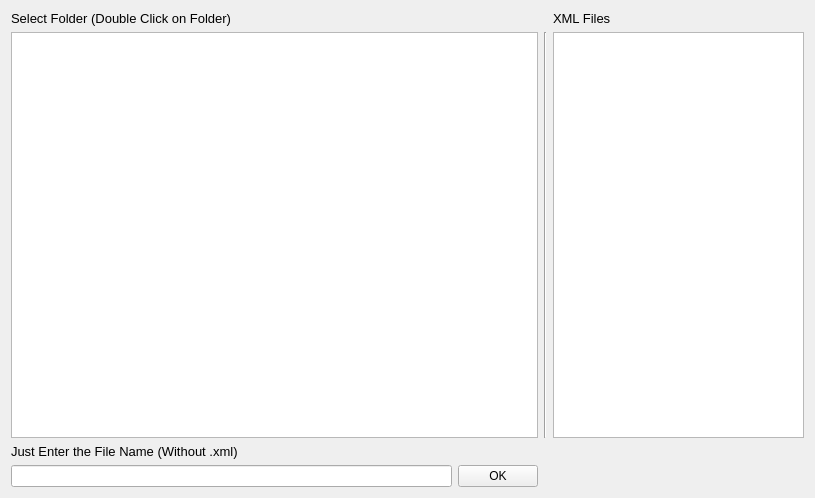
<?xml version="1.0" encoding="UTF-8"?>
<ui version="4.0">
 <class>FileSystem</class>
 <widget class="QWidget" name="FileSystem">
  <property name="geometry">
   <rect>
    <x>0</x>
    <y>0</y>
    <width>815</width>
    <height>498</height>
   </rect>
  </property>
  <property name="minimumSize">
   <size>
    <width>815</width>
    <height>498</height>
   </size>
  </property>
  <property name="maximumSize">
   <size>
    <width>815</width>
    <height>498</height>
   </size>
  </property>
  <property name="windowTitle">
   <string>FileSystem</string>
  </property>
  <layout class="QGridLayout" name="gridLayout">
   <item row="2" column="0">
    <layout class="QVBoxLayout" name="verticalLayout">
     <item>
      <widget class="QLabel" name="fileLabel">
       <property name="toolTip">
        <string>&lt;html&gt;&lt;head/&gt;&lt;body&gt;&lt;p&gt;&lt;span style=&quot; font-size:10pt;&quot;&gt;Just Enter the File Name (Without .xml)&lt;/span&gt;&lt;/p&gt;&lt;/body&gt;&lt;/html&gt;</string>
       </property>
       <property name="whatsThis">
        <string>&lt;html&gt;&lt;head/&gt;&lt;body&gt;&lt;p&gt;&lt;span style=&quot; font-size:10pt;&quot;&gt;Just Enter the File Name (Without .xml)&lt;/span&gt;&lt;/p&gt;&lt;/body&gt;&lt;/html&gt;</string>
       </property>
       <property name="text">
        <string>&lt;html&gt;&lt;head/&gt;&lt;body&gt;&lt;p&gt;&lt;span style=&quot; font-size:10pt;&quot;&gt;Just Enter the File Name (Without .xml)&lt;/span&gt;&lt;/p&gt;&lt;/body&gt;&lt;/html&gt;</string>
       </property>
      </widget>
     </item>
     <item>
      <layout class="QHBoxLayout" name="horizontalLayout">
       <item>
        <widget class="QLineEdit" name="fileName"/>
       </item>
       <item>
        <widget class="QPushButton" name="fileButton">
         <property name="text">
          <string>OK</string>
         </property>
        </widget>
       </item>
      </layout>
     </item>
    </layout>
   </item>
   <item row="1" column="1">
    <widget class="Line" name="line">
     <property name="orientation">
      <enum>Qt::Vertical</enum>
     </property>
    </widget>
   </item>
   <item row="0" column="2">
    <widget class="QLabel" name="label_2">
     <property name="text">
      <string>&lt;html&gt;&lt;head/&gt;&lt;body&gt;&lt;p&gt;&lt;span style=&quot; font-size:10pt;&quot;&gt;   XML Files&lt;/span&gt;&lt;/p&gt;&lt;/body&gt;&lt;/html&gt;</string>
     </property>
    </widget>
   </item>
   <item row="1" column="0">
    <widget class="QTreeView" name="treeView"/>
   </item>
   <item row="1" column="2">
    <widget class="QListView" name="listView">
     <property name="maximumSize">
      <size>
       <width>251</width>
       <height>451</height>
      </size>
     </property>
    </widget>
   </item>
   <item row="0" column="0">
    <widget class="QLabel" name="label">
     <property name="text">
      <string>&lt;html&gt;&lt;head/&gt;&lt;body&gt;&lt;p&gt;&lt;span style=&quot; font-size:10pt;&quot;&gt;Select Folder (Double Click on Folder)&lt;/span&gt;&lt;/p&gt;&lt;/body&gt;&lt;/html&gt;</string>
     </property>
    </widget>
   </item>
  </layout>
 </widget>
 <layoutdefault spacing="6" margin="11"/>
 <resources/>
 <connections>
  <connection>
   <sender>listView</sender>
   <signal>doubleClicked(QModelIndex)</signal>
   <receiver>listView</receiver>
   <slot>selectAll()</slot>
   <hints>
    <hint type="sourcelabel">
     <x>658</x>
     <y>155</y>
    </hint>
    <hint type="destinationlabel">
     <x>734</x>
     <y>87</y>
    </hint>
   </hints>
  </connection>
 </connections>
</ui>
